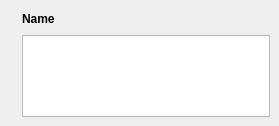
<?xml version="1.0" encoding="UTF-8"?>
<ui version="4.0">
 <class>Bubble</class>
 <widget class="QWidget" name="Bubble">
  <property name="geometry">
   <rect>
    <x>0</x>
    <y>0</y>
    <width>279</width>
    <height>126</height>
   </rect>
  </property>
  <property name="sizePolicy">
   <sizepolicy hsizetype="Preferred" vsizetype="Preferred">
    <horstretch>0</horstretch>
    <verstretch>0</verstretch>
   </sizepolicy>
  </property>
  <property name="windowTitle">
   <string>Form</string>
  </property>
  <property name="styleSheet">
   <string notr="true"/>
  </property>
  <layout class="QHBoxLayout" name="horizontalLayout">
   <property name="spacing">
    <number>0</number>
   </property>
   <property name="leftMargin">
    <number>0</number>
   </property>
   <property name="topMargin">
    <number>0</number>
   </property>
   <property name="rightMargin">
    <number>0</number>
   </property>
   <property name="bottomMargin">
    <number>0</number>
   </property>
   <item>
    <widget class="QWidget" name="widget" native="true">
     <layout class="QGridLayout" name="gridLayout">
      <item row="0" column="0">
       <widget class="QLabel" name="labPhoto">
        <property name="sizePolicy">
         <sizepolicy hsizetype="Minimum" vsizetype="Minimum">
          <horstretch>0</horstretch>
          <verstretch>0</verstretch>
         </sizepolicy>
        </property>
        <property name="minimumSize">
         <size>
          <width>0</width>
          <height>0</height>
         </size>
        </property>
        <property name="maximumSize">
         <size>
          <width>32</width>
          <height>32</height>
         </size>
        </property>
        <property name="text">
         <string/>
        </property>
        <property name="pixmap">
         <pixmap resource="../resources.qrc">:/resources/avatar/avatar.png</pixmap>
        </property>
        <property name="scaledContents">
         <bool>true</bool>
        </property>
       </widget>
      </item>
      <item row="0" column="1">
       <widget class="QWidget" name="widget_2" native="true">
        <layout class="QHBoxLayout" name="horizontalLayout_2">
         <property name="leftMargin">
          <number>0</number>
         </property>
         <property name="topMargin">
          <number>0</number>
         </property>
         <property name="rightMargin">
          <number>0</number>
         </property>
         <property name="bottomMargin">
          <number>0</number>
         </property>
         <item>
          <widget class="QLabel" name="labName">
           <property name="sizePolicy">
            <sizepolicy hsizetype="Preferred" vsizetype="Preferred">
             <horstretch>0</horstretch>
             <verstretch>0</verstretch>
            </sizepolicy>
           </property>
           <property name="font">
            <font>
             <bold>true</bold>
            </font>
           </property>
           <property name="text">
            <string>Name</string>
           </property>
          </widget>
         </item>
         <item>
          <widget class="QLabel" name="labStatus">
           <property name="sizePolicy">
            <sizepolicy hsizetype="Preferred" vsizetype="Expanding">
             <horstretch>0</horstretch>
             <verstretch>0</verstretch>
            </sizepolicy>
           </property>
           <property name="minimumSize">
            <size>
             <width>100</width>
             <height>0</height>
            </size>
           </property>
           <property name="text">
            <string/>
           </property>
          </widget>
         </item>
         <item>
          <spacer name="horizontalSpacer">
           <property name="orientation">
            <enum>Qt::Horizontal</enum>
           </property>
           <property name="sizeType">
            <enum>QSizePolicy::Expanding</enum>
           </property>
           <property name="sizeHint" stdset="0">
            <size>
             <width>117</width>
             <height>20</height>
            </size>
           </property>
          </spacer>
         </item>
         <item>
          <widget class="QToolButton" name="tbEditor">
           <property name="styleSheet">
            <string notr="true">border: none;</string>
           </property>
           <property name="text">
            <string/>
           </property>
           <property name="icon">
            <iconset resource="../resources.qrc">
             <normaloff>:/resources/icons/editor.svg</normaloff>:/resources/icons/editor.svg</iconset>
           </property>
          </widget>
         </item>
         <item>
          <widget class="QToolButton" name="tbBot">
           <property name="styleSheet">
            <string notr="true">border: none;</string>
           </property>
           <property name="text">
            <string/>
           </property>
           <property name="icon">
            <iconset resource="../resources.qrc">
             <normaloff>:/resources/icons/love.svg</normaloff>:/resources/icons/love.svg</iconset>
           </property>
          </widget>
         </item>
         <item>
          <widget class="QToolButton" name="tbLove">
           <property name="styleSheet">
            <string notr="true">border: none;</string>
           </property>
           <property name="text">
            <string/>
           </property>
           <property name="icon">
            <iconset resource="../resources.qrc">
             <normaloff>:/resources/icons/copy.svg</normaloff>:/resources/icons/copy.svg</iconset>
           </property>
          </widget>
         </item>
        </layout>
       </widget>
      </item>
      <item row="1" column="1">
       <widget class="QTextBrowser" name="textBrowser">
        <property name="sizePolicy">
         <sizepolicy hsizetype="Preferred" vsizetype="Preferred">
          <horstretch>0</horstretch>
          <verstretch>0</verstretch>
         </sizepolicy>
        </property>
       </widget>
      </item>
     </layout>
    </widget>
   </item>
  </layout>
 </widget>
 <resources>
  <include location="../resources.qrc"/>
 </resources>
 <connections/>
</ui>
